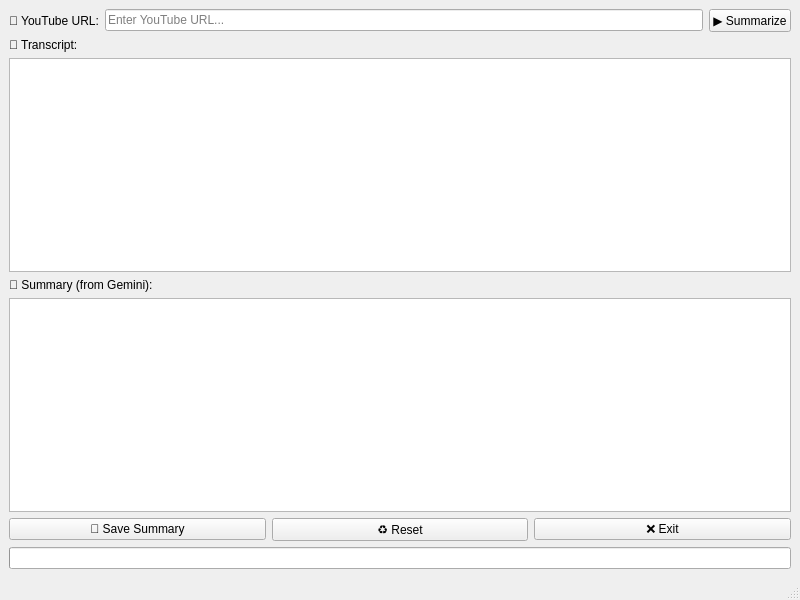
<?xml version="1.0" encoding="UTF-8"?>
<ui version="4.0">
 <class>MainWindow</class>
 <widget class="QMainWindow" name="MainWindow">
  <property name="geometry">
   <rect>
    <x>0</x>
    <y>0</y>
    <width>800</width>
    <height>600</height>
   </rect>
  </property>
  <property name="windowTitle">
   <string>YouTube Summarizer – Gemini AI</string>
  </property>
  <widget class="QWidget" name="centralwidget">
   <layout class="QVBoxLayout" name="verticalLayout">
    
    <!-- YouTube URL Input -->
    <item>
     <layout class="QHBoxLayout" name="urlLayout">
      <item>
       <widget class="QLabel" name="label_url">
        <property name="text">
         <string>🔗 YouTube URL:</string>
        </property>
       </widget>
      </item>
      <item>
       <widget class="QLineEdit" name="lineEdit_url">
        <property name="placeholderText">
         <string>Enter YouTube URL...</string>
        </property>
       </widget>
      </item>
      <item>
       <widget class="QPushButton" name="button_summarize">
        <property name="text">
         <string>▶ Summarize</string>
        </property>
       </widget>
      </item>
     </layout>
    </item>

    <!-- Transcript Viewer -->
    <item>
     <widget class="QLabel" name="label_transcript">
      <property name="text">
       <string>📄 Transcript:</string>
      </property>
     </widget>
    </item>
    <item>
     <widget class="QTextEdit" name="textEdit_transcript">
      <property name="readOnly">
       <bool>true</bool>
      </property>
     </widget>
    </item>

    <!-- Summary Viewer -->
    <item>
     <widget class="QLabel" name="label_summary">
      <property name="text">
       <string>🧠 Summary (from Gemini):</string>
      </property>
     </widget>
    </item>
    <item>
     <widget class="QTextEdit" name="textEdit_summary">
      <property name="readOnly">
       <bool>true</bool>
      </property>
     </widget>
    </item>

    <!-- Buttons -->
    <item>
     <layout class="QHBoxLayout" name="buttonLayout">
      <item>
       <widget class="QPushButton" name="button_save">
        <property name="text">
         <string>💾 Save Summary</string>
        </property>
       </widget>
      </item>
      <item>
       <widget class="QPushButton" name="button_reset">
        <property name="text">
         <string>♻️ Reset</string>
        </property>
       </widget>
      </item>
      <item>
       <widget class="QPushButton" name="button_exit">
        <property name="text">
         <string>❌ Exit</string>
        </property>
       </widget>
      </item>
     </layout>
    </item>

    <!-- Progress Bar -->
    <item>
     <widget class="QProgressBar" name="progressBar">
      <property name="visible">
       <bool>false</bool>
      </property>
      <property name="minimum">
       <number>0</number>
      </property>
      <property name="maximum">
       <number>100</number>
      </property>
     </widget>
    </item>

   </layout>
  </widget>
  <widget class="QMenuBar" name="menubar"/>
  <widget class="QStatusBar" name="statusbar"/>
 </widget>
 <resources/>
 <connections/>
</ui>
